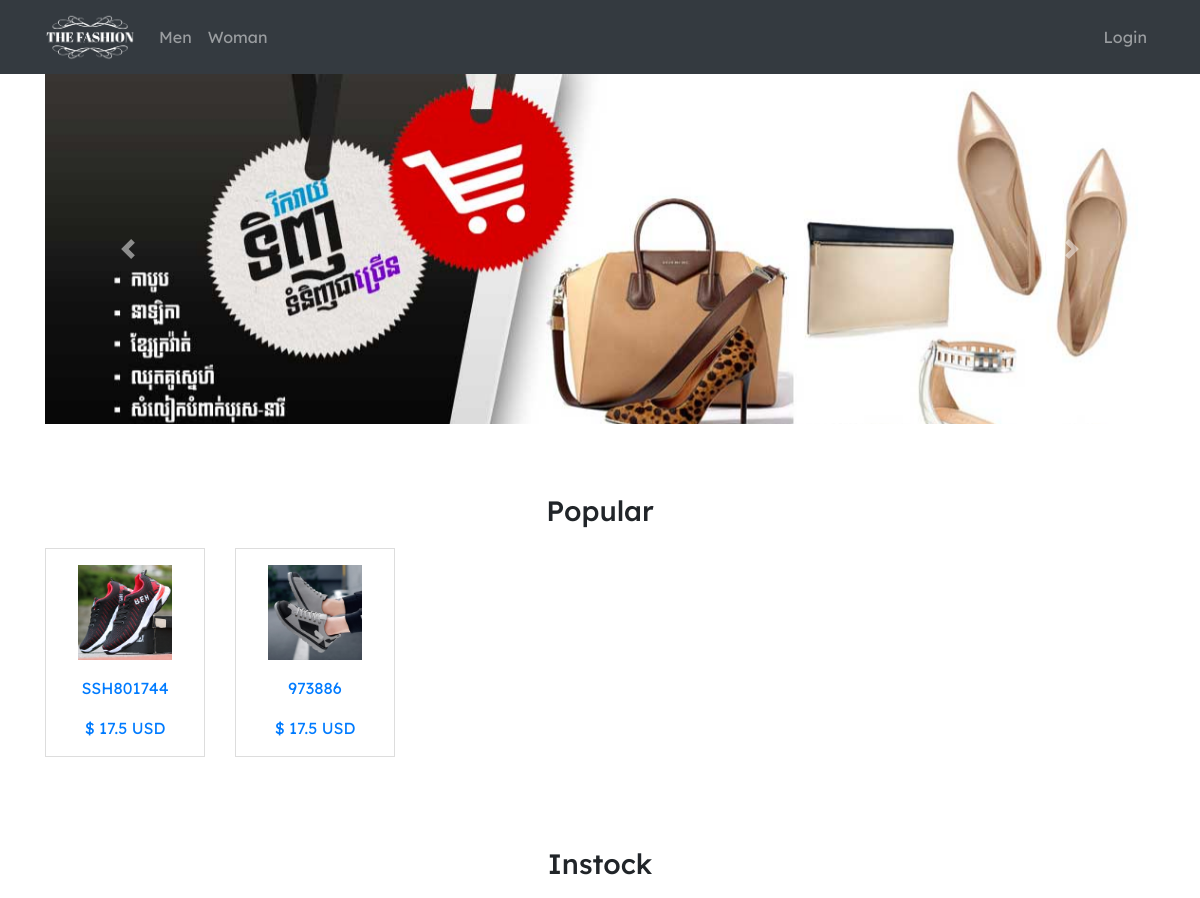
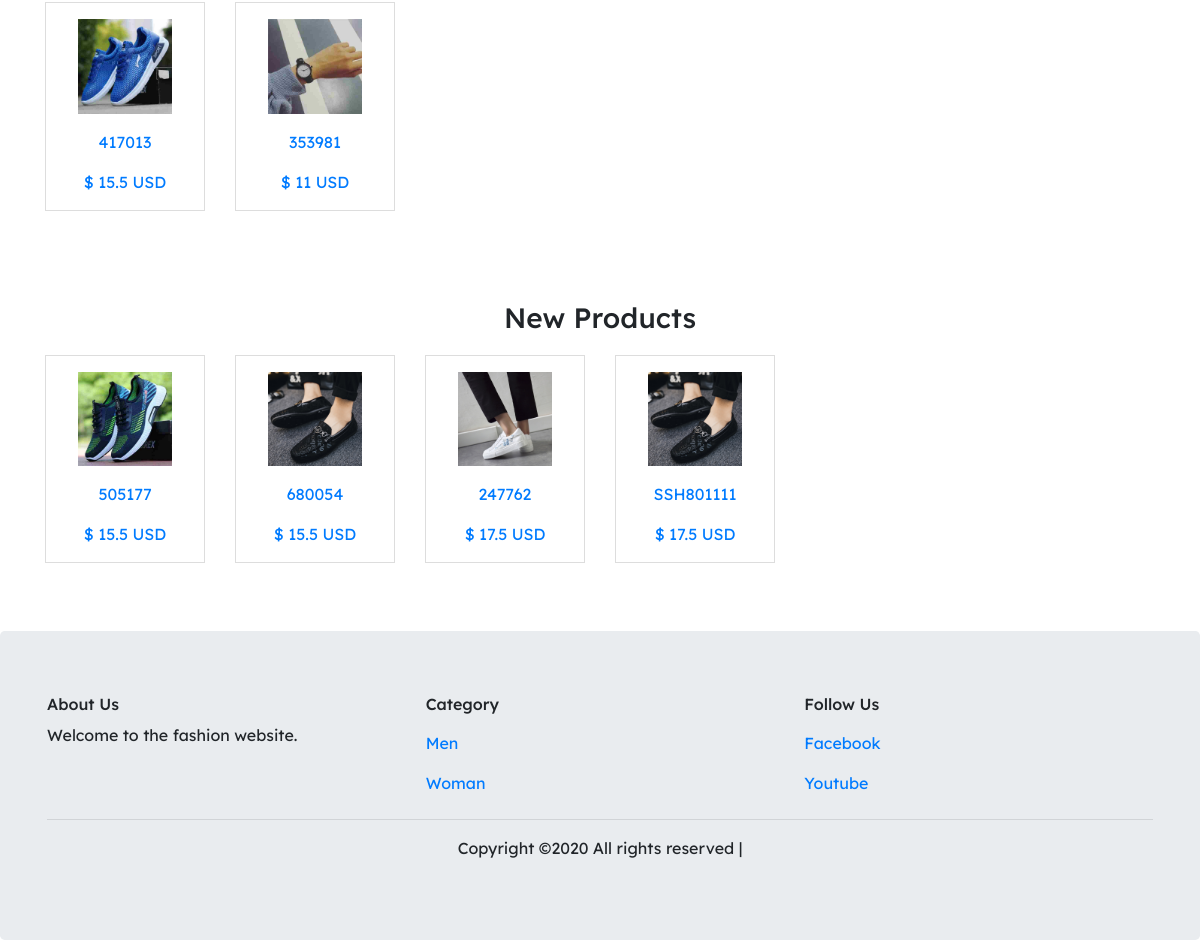
The page / on the database its author committed (2 pictures, top to bottom).
### tables this page shows
CREATE TABLE `tbl_advertise` (
  `id` int(11) NOT NULL,
  `title` varchar(60) NOT NULL,
  `img_source` varchar(100) NOT NULL,
  `detail` varchar(50) NOT NULL,
  `created_at` timestamp NOT NULL DEFAULT current_timestamp() ON UPDATE current_timestamp()
);

CREATE TABLE `tbl_product` (
  `product_id` tinyint(11) NOT NULL,
  `name` varchar(60) NOT NULL,
  `code` varchar(60) NOT NULL,
  `price` float NOT NULL,
  `size_id` int(11) NOT NULL,
  `type` varchar(40) NOT NULL,
  `thumbnail` varchar(100) NOT NULL,
  `description` text NOT NULL,
  `category_id` int(11) NOT NULL,
  `subcategory_id` int(11) NOT NULL,
  `user_id` int(11) NOT NULL,
  `created_at` timestamp NOT NULL DEFAULT current_timestamp() ON UPDATE current_timestamp()
);

### config/page.php (called while the page is built, shortened)
<?php
class Page
{
  public $server = "localhost";
    public  $username = "root";
    public  $password = "";
    public $database = "instinct";
    public $connect;
    public function __construct()
    {
      $this->connect = mysqli_connect("{$this->server}","{$this->username}","{$this->password}","{$this->database}") or die('fail');
    }
  function get_ads(){
      $sql = "SELECT * FROM tbl_advertise";
      $query = $this->connect->query($sql);
      return $query;
  }
  function show_type_products($type){
    $sql = "SELECT * FROM tbl_product WHERE type = '{$type}' ";
    $query = $this->connect->query($sql);
    return $query;
  }
}
 ?>

### index.php (the view, shortened to what this page needs)
<?php include 'layouts/header.php'; ?>
<div id="demoo" class="carousel slide  mt--3" data-ride="carousel">
  <?php
    $page = new Page;
      ?>
  <div class="carousel-inner mt--4" style="height:350px;">
      <?php
      $sub = $page->get_ads();
        if($sub->num_rows>0){
          $ii = 0;
          while ($each = $sub->fetch_assoc()) {
            $ii++;
      ?>
      <div class="carousel-item <?php echo (($ii==1) ?  'active' : '') ; ?>">
      <img src="./assets/images/uploads/<?php echo $each['img_source']; ?>" alt="Los Angeles" width="100%">
          </div>
    <?php } } ?>
  </div>
  <a class="carousel-control-prev" href="#demoo" data-slide="prev">
    <span class="carousel-control-prev-icon"></span>
  </a>
  <a class="carousel-control-next" href="#demoo" data-slide="next">
    <span class="carousel-control-next-icon"></span>
  </a>
</div>
    <div class="mb-9" style="margin-top:50px;">
<?php
$sub = $page-> show_type_products('popular');
  if($sub->num_rows>0){ ?>
    <div class="row">
          <h2 class="home-h2">Popular</h2>
    </div>
<div class="row">
    <?php
    while ($each = $sub->fetch_assoc()) {
?>
<div class="col-md-2">
  <a href="product.php?id=<?php echo $each['product_id']; ?>" class="home-block">
    <img src="./assets/images/uploads/<?php echo $each['thumbnail']; ?>" alt="" style="width:60%;">
    <p><?php echo $each['code']; ?></p>
    <p>$ <?php echo $each['price']; ?> USD</p>
  </a>
</div>
<?php  } ?>
</div>
<?php  }  ?>
</div>
<div class="mb-9" style="margin-top:50px;">
<?php
$sub = $page-> show_type_products('instock');
if($sub->num_rows>0){ ?>
<div class="row">
      <h2 class="home-h2">Instock</h2>
</div>
<div class="row">
<?php
while ($each = $sub->fetch_assoc()) {
?>
<div class="col-md-2">
<a href="product.php?id=<?php echo $each['product_id']; ?>" class="home-block">
<img src="./assets/images/uploads/<?php echo $each['thumbnail']; ?>" alt="" style="width:60%;">
<p><?php echo $each['code']; ?></p>
<p>$ <?php echo $each['price']; ?> USD</p>
</a>
</div>
<?php  } ?>
</div>
<?php  }  ?>
</div>
<div class="mb-9" style="margin-top:50px;">
<?php
$sub = $page-> show_type_products('new');
if($sub->num_rows>0){ ?>
<div class="row">
      <h2 class="home-h2">New Products</h2>
</div>
<div class="row">
<?php
while ($each = $sub->fetch_assoc()) {
?>
<div class="col-md-2">
<a href="product.php?id=<?php echo $each['product_id']; ?>" class="home-block">
<img src="./assets/images/uploads/<?php echo $each['thumbnail']; ?>" alt="" style="width:60%;">
<p><?php echo $each['code']; ?></p>
<p>$ <?php echo $each['price']; ?> USD</p>
</a>
</div>
<?php  } ?>
</div>
<?php  }  ?>
</div>
</div>
<?php include 'layouts/footer.php'; ?>

### layouts/header.php (shortened to what this page needs)
<!DOCTYPE html>
<html lang="en" dir="ltr">
  <head>
    <link rel="stylesheet" href="./assets/css/bootstrap.css">
      <link rel="stylesheet" href="assets/css/style.css">
              <?php include 'config/page.php'; ?>
  </head>
  <body>
    <nav class="navbar navbar-expand-md bg-dark navbar-dark ">
      <div class="container">
        <a class="navbar-brand" href="index.php">
    <img src="./assets/images/logo.png" alt="logo" style="width:90px;">
  </a>
        <div class="collapse navbar-collapse" id="collapsibleNavbar">
          <ul class="navbar-nav">
            <li class="nav-item">
              <a class="nav-link" href="category.php?type=1">Men</a>
            </li>
            <li class="nav-item">
              <a class="nav-link" href="category.php?type=2">Woman</a>
            </li>
          </ul>
          <ul class="navbar-nav ml-auto">
            <li class="nav-item">
              <a class="nav-link" href="login.php">Login</a>
            </li>
          </ul>
        </div>
      </div>
  </nav>
  <div class="container">

### layouts/footer.php (shortened to what this page needs)
<footer class="footer-area jumbotron mb-0 mt-5"  >
		<div class="container">
			<div class="row">
				<div class="col-lg-4 col-md-6 col-sm-6">
					<div class="single-footer-widget">
						<h6 class="footer_title">About Us</h6>
						<p>Welcome to the fashion website.
						</p>
					</div>
				</div>
				<div class="col-lg-4 col-md-6 col-sm-6">
					<div class="single-footer-widget">
						<h6 class="footer_title">Category</h6>
		          <ul class="navbar-nav">
		            <li class="nav-item">
		              <a class="nav-link" href="category.php?type=1">Men</a>
		            </li>
		            <li class="nav-item">
		              <a class="nav-link" href="category.php?type=2">Woman</a>
		            </li>
		          </ul>
					</div>
				</div>
				<div class="col-lg-4 col-md-6 col-sm-6">
					<div>
						<h6 class="footer_title">Follow Us</h6>
						<ul class="navbar-nav">
							<li class="nav-item">
								<a class="nav-link" href="http://fb.com">Facebook</a>
							</li>
							<li class="nav-item">
								<a class="nav-link" href="http://youtube.com">Youtube</a>
							</li>
						</ul>
					</div>
				</div>
			</div>
      <hr>
			<div class="row footer-bottom d-flex justify-content-between align-items-center">
				<p class="col-lg-12 footer-text text-center">
Copyright &copy;<script>document.write(new Date().getFullYear());</script> All rights reserved |
				</p>
			</div>
		</div>
	</footer>
</body>
</html>

### assets/css/style.css (style rules this page uses)
body { font-family: 'Lexend Deca', sans-serif; }
a { display: block; }
h2 { font-size: 26px; }
img { display: block;margin: auto; }
.home-h2 { text-align: center; display: block; font-size: 28px; margin: 20px auto; width: 100%; }
.home-block { text-align: center; border: 1px solid #ddd; margin-bottom: 20px; }
a.home-block img { margin: 16px auto; }

### rows shown on the page
tbl_advertise: img_source (picture)
tbl_product: thumbnail (picture), code "SSH801744", price "17.5"
tbl_product: thumbnail (picture), code "973886", price "17.5"
tbl_product: thumbnail (picture), code "417013", price "15.5"
tbl_product: thumbnail (picture), code "353981", price "11"
tbl_product: thumbnail (picture), code "505177", price "15.5"
tbl_product: thumbnail (picture), code "680054", price "15.5"
tbl_product: thumbnail (picture), code "247762", price "17.5"
tbl_product: thumbnail (picture), code "SSH801111", price "17.5"
